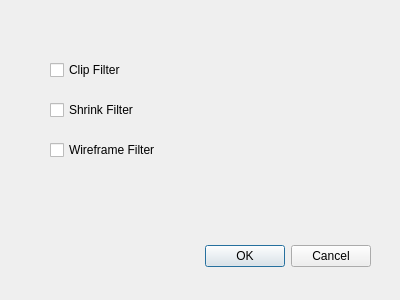
<?xml version="1.0" encoding="UTF-8"?>
<ui version="4.0">
 <class>FilterDialog</class>
 <widget class="QDialog" name="FilterDialog">
  <property name="geometry">
   <rect>
    <x>0</x>
    <y>0</y>
    <width>400</width>
    <height>300</height>
   </rect>
  </property>
  <property name="windowTitle">
   <string>Dialog</string>
  </property>
  <widget class="QDialogButtonBox" name="buttonBox">
   <property name="geometry">
    <rect>
     <x>30</x>
     <y>240</y>
     <width>341</width>
     <height>32</height>
    </rect>
   </property>
   <property name="orientation">
    <enum>Qt::Horizontal</enum>
   </property>
   <property name="standardButtons">
    <set>QDialogButtonBox::Cancel|QDialogButtonBox::Ok</set>
   </property>
  </widget>
  <widget class="QCheckBox" name="clipFilterCheckBox">
   <property name="geometry">
    <rect>
     <x>50</x>
     <y>60</y>
     <width>131</width>
     <height>20</height>
    </rect>
   </property>
   <property name="text">
    <string>Clip Filter</string>
   </property>
  </widget>
  <widget class="QCheckBox" name="shrinkFilterCheckBox">
   <property name="geometry">
    <rect>
     <x>50</x>
     <y>100</y>
     <width>131</width>
     <height>20</height>
    </rect>
   </property>
   <property name="text">
    <string>Shrink Filter</string>
   </property>
  </widget>
  <widget class="QCheckBox" name="wireframeFilterCheckBox">
   <property name="geometry">
    <rect>
     <x>50</x>
     <y>140</y>
     <width>131</width>
     <height>20</height>
    </rect>
   </property>
   <property name="text">
    <string>Wireframe Filter</string>
   </property>
  </widget>
 </widget>
 <resources/>
 <connections>
  <connection>
   <sender>buttonBox</sender>
   <signal>accepted()</signal>
   <receiver>FilterDialog</receiver>
   <slot>accept()</slot>
   <hints>
    <hint type="sourcelabel">
     <x>248</x>
     <y>254</y>
    </hint>
    <hint type="destinationlabel">
     <x>157</x>
     <y>274</y>
    </hint>
   </hints>
  </connection>
  <connection>
   <sender>buttonBox</sender>
   <signal>rejected()</signal>
   <receiver>FilterDialog</receiver>
   <slot>reject()</slot>
   <hints>
    <hint type="sourcelabel">
     <x>316</x>
     <y>260</y>
    </hint>
    <hint type="destinationlabel">
     <x>286</x>
     <y>274</y>
    </hint>
   </hints>
  </connection>
 </connections>
</ui>
